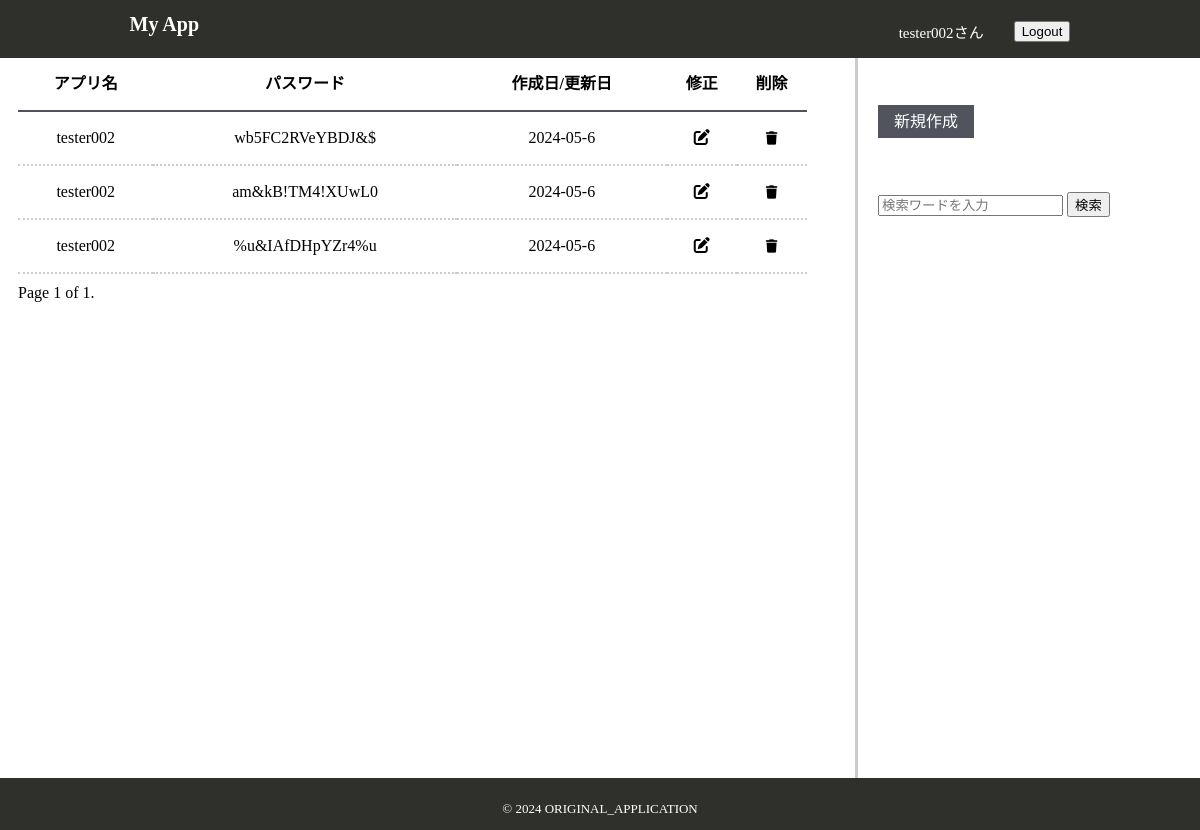
The page /pw_recorder/list/ (signed in) on the database its author committed.
### pw_recorder/models.py (models this page shows, shortened)
class App(models.Model):
    user = models.ForeignKey(User, on_delete=models.CASCADE)
    site_name = models.CharField(null=False, max_length=20)
    password = models.CharField(unique=True, null=False, max_length=15)
    created_at = models.DateTimeField(auto_now_add=True)
    updated_at = models.DateTimeField(auto_now=True)

### pw_recorder/views.py (the view)
# urls.py: path('list/', AppListView.as_view(), name='list'),
class AppListView(LoginRequiredMixin, generic.ListView):
    template_name = 'app/list.html'
    model = App
    paginate_by = 10
    def get_queryset(self):
        query = self.request.GET.get('query')
        if query:
            app_list = App.objects.filter(name__icontains=query, user=self.request.user)
        else:
            app_list = App.objects.filter(user=self.request.user)
        return app_list

### templates/app/list.html (shortened to what this page needs)
<!DOCTYPE html>
{% extends "app/base.html" %}
{% block content %}
<section class="display-data">
    <div class="container">
        <table>
            <tr class="col-name">
                <th>アプリ名</th>
                <th>パスワード</th>
                <th>作成日/更新日</th>
                <th>修正</th>
                <th>削除</th>
            </tr>
            {% for app in app_list %}
                <tr class="data">
                    <td>{{app.site_name}}</td>
                    <td>{{app.password}}</td>
                    <td>{{app.created_at|date:"Y-m-j"}}</td>
                    <td>
                        <a href="{% url 'pw_recorder:update' app.pk %}"><i class="fa-solid fa-pen-to-square"></i></a>
                    </td>
                    <td>
                        <form method="post" action="{% url 'pw_recorder:delete' app.pk %}">
                            <button class="delete_btn" type="submit" onclick="return confirm('本当に削除しますか？');"><i class="fa-solid fa-trash"></i></button>
                        </form>
                    </td>
                </tr>
            {% endfor %}
        </table>
        <div class="pagination">
            <div class="current-page">
                Page {{ page_obj.number }} of {{ page_obj.paginator.num_pages }}.
            </div>
        </div>
    </div>
</section>
<section class="side-bar">
    <div class="wrapper">
        <div class="container">
            <aside>
                <div class="create-pass">
                    <a href="{% url 'pw_recorder:create' %}">新規作成</a>
                </div>
                <div class="search-name">
                    <form action="" method="get">
                        <input name="query" value="{{ request.GET.query }}" type="text" placeholder="検索ワードを入力"/>
                        <button type="submit">検索</button>
                    </form>
                </div>
            </aside>
        </div>
    </div>
</section>
{% endblock %}

### templates/app/base.html (shortened to what this page needs)
<!DOCTYPE html>
{% load static %}
<html lang="ja">
<head>
    <link rel="stylesheet" href="{% static 'css/app/style.css' %}">
    <link rel="stylesheet" href="https://cdnjs.cloudflare.com/ajax/libs/font-awesome/6.5.2/css/all.min.css" />
</head>
<body>
    {% include "app/header.html" %}
    <main>
        {% block content %}
        {% endblock %}
    </main>
    {% include "app/footer.html" %}
</body>
</html>

### templates/app/header.html (shortened to what this page needs)
<!DOCTYPE html>
{% load static %}
<header>
    <div class="wrapper">
        <div class="container">
            <div class="header-contents">
                <h1 class="pt-3"><a href="{% url 'pw_recorder:list' %}">My App</a></h1>
                <ul class="pt-3">
                    {% if user.is_authenticated %}
                        <li>{{ user.username }}さん</li>
                        <li>
                            <form method="POST" action="{% url 'account_logout' %}">
                                <button type="submit" href="{% url 'account_logout' %}">Logout</button>
                            </form>
                        </li>
                    {% endif %}
                </ul>
            </div>
        </div>
    </div>
</header>

### templates/app/footer.html
<!DOCTYPE html>
{% load static %}
<footer>
    <p>&copy; 2024 ORIGINAL_APPLICATION</p>
</footer>

### static/css/app/style.css (style rules this page uses)
body { margin: 0; height: 100vh; }
header, footer { min-height: 5vh; background-color: rgb(47, 47, 43); color: white; }
main { height: 90vh; }
h1 { font-size: 20px; }
a { text-decoration: none; color: black; }
ul { list-style: none; }
.wrapper { margin: auto 10%; }
.container { margin: auto 1%; }
.header-contents { display: flex; justify-content: space-between; }
.header-contents ul { display: flex; }
.header-contents li { font-size: 15px; margin-left: 30px; margin-top: 5px; }
.header-contents a { color: white; }
main { display: flex; width: 100%; }
.display-data { width: 75%; margin-left: 10px; }
.display-data table { border-collapse: collapse; width: 100%; margin: 0 auto; text-align: center; }
.display-data tr { line-height: 50px; }
.col-name { border-bottom: 2px solid rgb(81, 83, 93); }
.data { border-bottom: 2px dotted #ccc; }
.pagination { display: flex; justify-content: space-between; margin-top: 10px; }
.delete_btn { background-color: transparent; border: none; cursor: pointer; outline: none; appearance: none; padding: 0; }
.side-bar { width: 35%; margin-right: 10px; }
.side-bar aside { height: 90vh; margin: 0 auto; padding-left: 20px; border-left: 3px solid #ccc; }
.create-pass { padding: 50px 0; }
.create-pass a { border: 1px solid rgb(81, 83, 93); background-color: rgb(81, 83, 93); color: white; padding: 7px 15px; margin: 30px 0; }
.search-name { margin: 10px 0; }
footer { text-align: center; font-size: small; }
footer p { display: inline-block; padding-top: 10px; }

### rows shown on the page
App: site_name "tester002", password "wb5FC2RVeYBDJ&$", created_at "2024-05-6"
App: site_name "tester002", password "am&kB!TM4!XUwL0", created_at "2024-05-6"
App: site_name "tester002", password "%u&IAfDHpYZr4%u", created_at "2024-05-6"

### other values the page prints
{{ user.username }} "tester002"
{{ page_obj.number }} "1"
{{ page_obj.paginator.num_pages }} "1"
